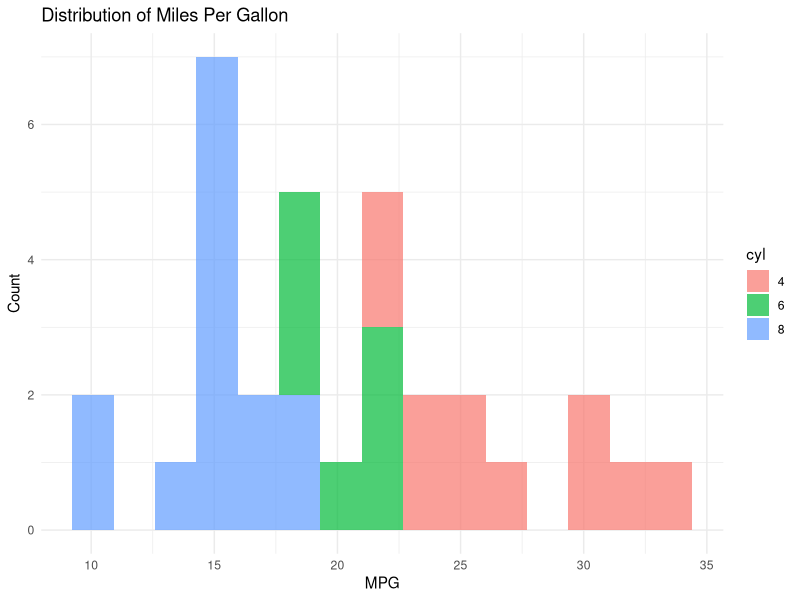
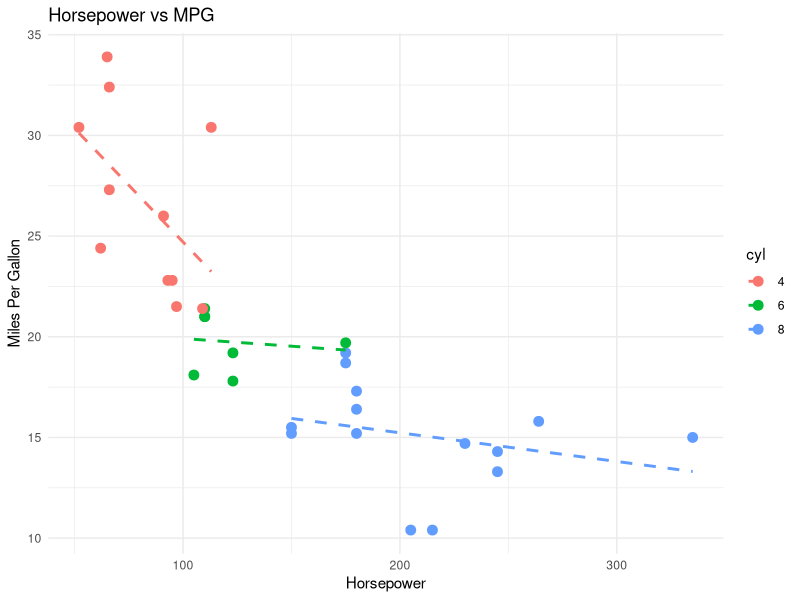
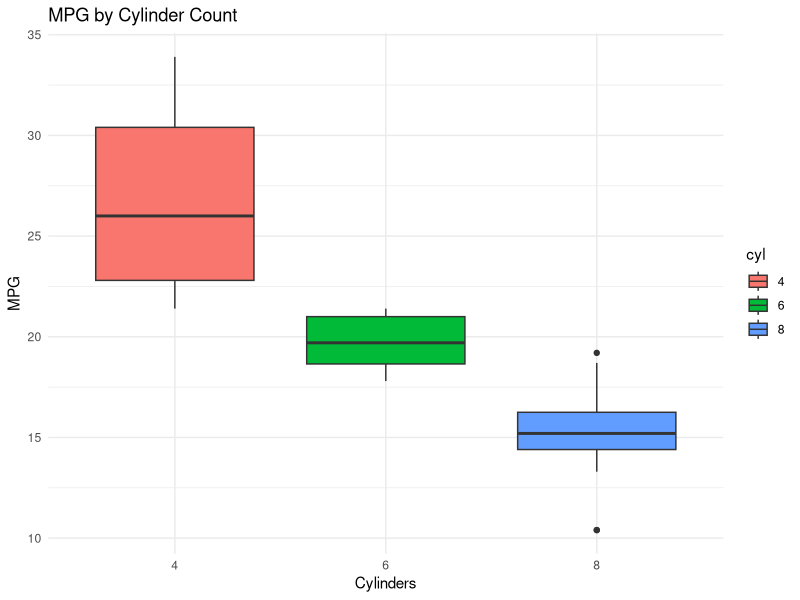
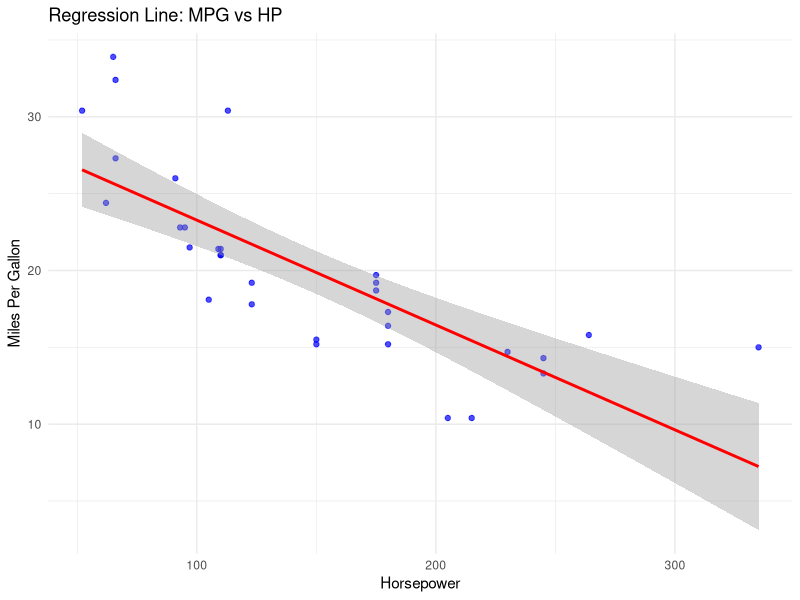

These charts were generated, in order, by the following R code:
# Load Libraries
install.packages(c("ggplot2", "dplyr", "corrplot", "caret", "ggpubr"))

library(ggplot2)
library(dplyr)
library(corrplot)
library(caret)
library(ggpubr)

# Load Built-in Dataset
data(mtcars)
df <- mtcars
df$cyl <- as.factor(df$cyl)  # Convert to categorical for better visualization

# Summary Statistics
summary(df)

# Visualization 1: Histogram of MPG
ggplot(df, aes(x = mpg, fill = cyl)) +
  geom_histogram(bins = 15, alpha = 0.7) +
  theme_minimal() +
  labs(title = "Distribution of Miles Per Gallon", x = "MPG", y = "Count")

# Visualization 2: Scatterplot of Horsepower vs MPG
ggplot(df, aes(x = hp, y = mpg, color = cyl)) +
  geom_point(size = 3) +
  geom_smooth(method = "lm", se = FALSE, linetype = "dashed") +
  theme_minimal() +
  labs(title = "Horsepower vs MPG", x = "Horsepower", y = "Miles Per Gallon")

# Visualization 3: Boxplot of MPG by Cylinders
ggplot(df, aes(x = cyl, y = mpg, fill = cyl)) +
  geom_boxplot() +
  theme_minimal() +
  labs(title = "MPG by Cylinder Count", x = "Cylinders", y = "MPG")

# Visualization 4: Correlation Heatmap

# Machine Learning: Predict MPG using HP & WT
set.seed(123)
trainIndex <- createDataPartition(df$mpg, p = 0.8, list = FALSE)
train_data <- df[trainIndex, ]
test_data <- df[-trainIndex, ]

lm_model <- lm(mpg ~ hp + wt, data = train_data)
predictions <- predict(lm_model, test_data)
rmse <- sqrt(mean((test_data$mpg - predictions)^2))

print(paste("Model RMSE:", rmse))

# Regression Line Visualization
ggplot(df, aes(x = hp, y = mpg)) +
  geom_point(color = "blue", alpha = 0.7) +
  geom_smooth(method = "lm", color = "red", se = TRUE) +
  theme_minimal() +
  labs(title = "Regression Line: MPG vs HP", x = "Horsepower", y = "Miles Per Gallon")
